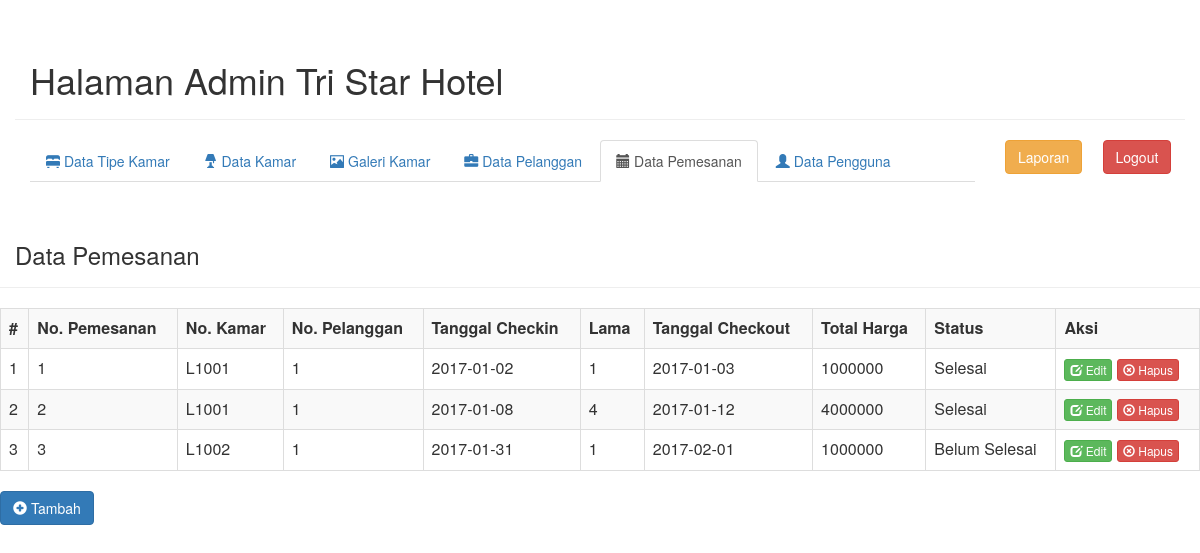
The app's page /adm/pemesanan (signed in) with its own data.
### tables this page shows
CREATE TABLE `tbl_pemesanan` (
  `no_pemesanan` int(11) NOT NULL,
  `no_kamar` varchar(6) NOT NULL,
  `no_pelanggan` int(11) NOT NULL,
  `tgl_pemesanan` date NOT NULL,
  `lama` int(11) NOT NULL,
  `tgl_checkout` date NOT NULL,
  `status` enum('Selesai','Belum Selesai','','') NOT NULL,
  `total_harga` int(11) NOT NULL
);

### adm/pemesanan/index.php (the view, shortened to what this page needs)
<?php
    require("../../inc/koneksi.php");
?>
<!DOCTYPE html>
<html>
    <head>
        <link rel="stylesheet" type="text/css" href="../../css/bootstrap.min.css">
    </head>
    <body>
        <div class="container">
            <div class="row">
                <div class="col-md-12 page-header">
                    <h1>Halaman Admin Tri Star Hotel</h1>
                </div>
            </div>
            <div class="row">
                <div class="col-md-10">
                    <ul class="nav nav-tabs">
                        <li role="presentation"><a href="../tipe-kamar"><span class="glyphicon glyphicon-bed"></span> Data Tipe Kamar</a></li>
                        <li role="presentation"><a href="../kamar"><span class="glyphicon glyphicon-lamp"></span> Data Kamar</a></li>
                        <li role="presentation"><a href="../galeri"><span class="glyphicon glyphicon-picture"></span> Galeri Kamar</a></li>
                        <li role="presentation"><a href="../pelanggan"><span class="glyphicon glyphicon-briefcase"></span> Data Pelanggan</a></li>
                        <li role="presentation" class="active"><a href=""><span class="glyphicon glyphicon-calendar"></span> Data Pemesanan</a></li>
                        <li role="presentation"><a href="../pengguna"><span class="glyphicon glyphicon-user"></span> Data Pengguna</a></li>
                    </ul>
                </div>
                <div class="col-md-1">
                    <a href="#" class="btn btn-warning" data-toggle='modal' data-target="#laporan">Laporan</a>
                </div>
                <div class="col-md-1">
                    <a href="#" class="btn btn-danger" data-toggle='modal' data-target="#confirmLogout">Logout</a>
                </div>
            <div id="data4" class="row">
                    <div class="col-md-12 page-header">
                        <h3>Data Pemesanan</h3>
                    </div>
                    <table class="table table-striped table-bordered table-hover table-responsive">
                        <tr>
                            <th>#</th>
                            <th>No. Pemesanan</th>
                            <th>No. Kamar</th>
                            <th>No. Pelanggan</th>
                            <th>Tanggal Checkin</th>
                            <th>Lama</th>
                            <th>Tanggal Checkout</th>
                            <th>Total Harga</th>
                            <th>Status</th>
                            <th>Aksi</th>
                        </tr>
                        <?php
                            $sql = "SELECT * FROM tbl_pemesanan";
                            $no = 1;
                            $query = $dbh->query($sql);
                            while($data = $query->fetch()){
                                echo "<tr>
                                        <td>$no</td>
                                        <td>$data[no_pemesanan]</td>
                                        <td>$data[no_kamar]</td>
                                        <td>$data[no_pelanggan]</td>
                                        <td>$data[tgl_pemesanan]</td>
                                        <td>$data[lama]</td>
                                        <td>$data[tgl_checkout]</td>
                                        <td>$data[total_harga]</td>
                                        <td>$data[status]</td>
                                        <td>
                                            <a data-id='$data[no_pemesanan]' id='$data[no_kamar]' class='edit btn btn-default btn-xs btn-success' data-href='../aksi/?edit=pemesanan&id=$data[no_pemesanan]&kamar=$data[no_kamar]' data-toggle='modal' data-target='#editPemesanan'>
                                                <span class='glyphicon glyphicon-edit' aria-hidden='true'></span> Edit
                                            </a>
                                            <a id='$data[no_pemesanan]' class='hapus btn btn-default btn-xs btn-danger' href='#' data-href='../aksi/?hapus=pemesanan&id=$data[no_pemesanan]&kamar=$data[no_kamar]' data-toggle='modal' data-target='#confirmDelete'>
                                                <span class='glyphicon glyphicon-remove-circle' aria-hidden='true'></span> Hapus
                                            </a>
                                        </td>
                                    </tr>";
                                    $no++;
                            }
                        ?>
                    </table>
                    <a class='btn btn-default btn-md btn-primary' data-toggle="modal" data-target="#tambahPemesanan">
                        <span class='glyphicon glyphicon-plus-sign' aria-hidden='true'></span> Tambah
                    </a>
                </div>
    </body>
</html>

### records on screen
tbl_pemesanan: no_pemesanan "1", no_kamar "L1001", no_pelanggan "1", tgl_pemesanan "2017-01-02", lama "1", tgl_checkout "2017-01-03", total_harga "1000000", status "Selesai"
tbl_pemesanan: no_pemesanan "2", no_kamar "L1001", no_pelanggan "1", tgl_pemesanan "2017-01-08", lama "4", tgl_checkout "2017-01-12", total_harga "4000000", status "Selesai"
tbl_pemesanan: no_pemesanan "3", no_kamar "L1002", no_pelanggan "1", tgl_pemesanan "2017-01-31", lama "1", tgl_checkout "2017-02-01", total_harga "1000000", status "Belum Selesai"
